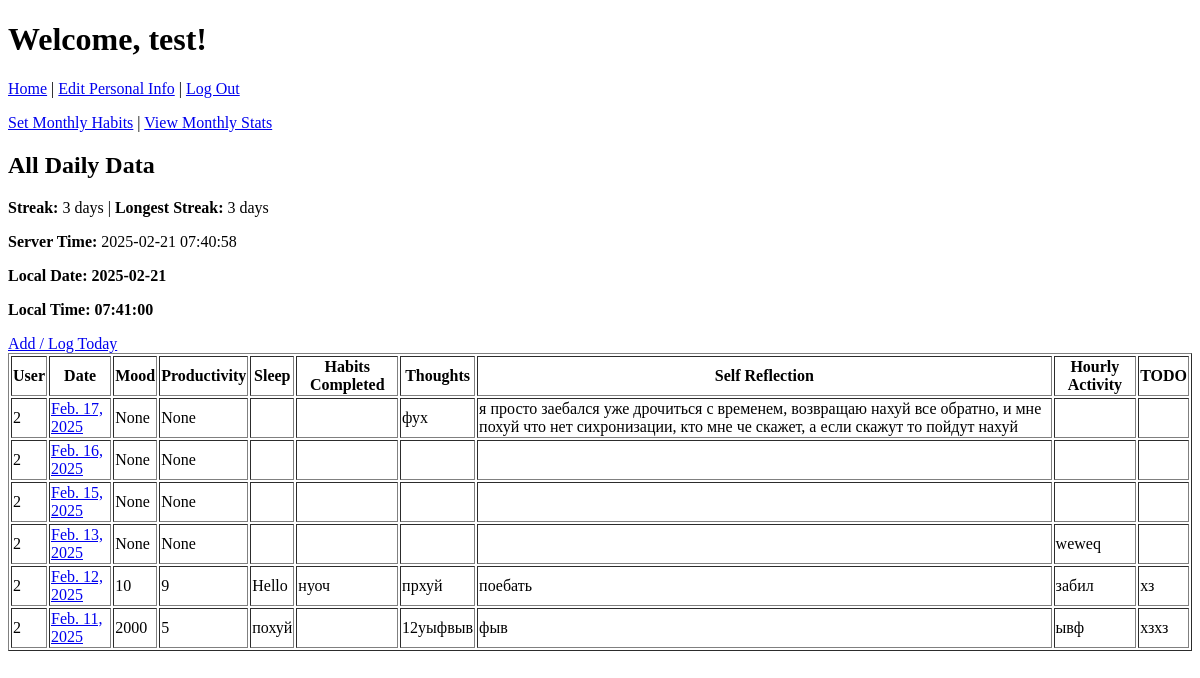
Page / (signed in) on the earlier database version.
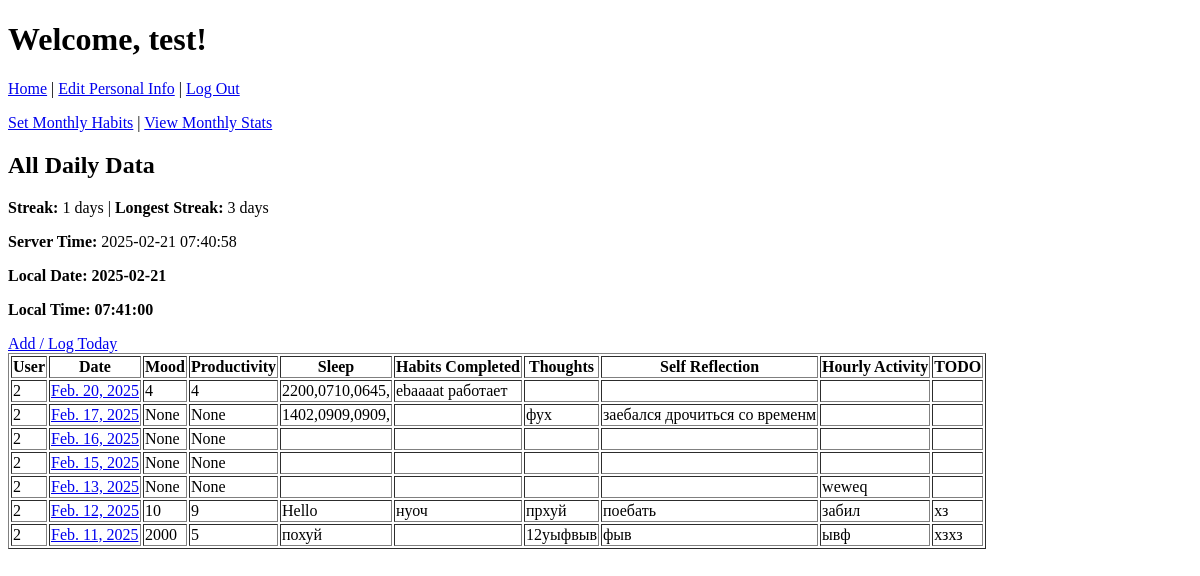
Same page on the later database version.
### mainpage/models.py (models this page shows, shortened)
class DailyData(models.Model):
    user_id = models.IntegerField()
    date = models.DateField()
    mood_rating = models.IntegerField(null=True, blank=True)
    productivity_score = models.IntegerField(null=True, blank=True)
    sleep = models.TextField(null=True, blank=True)
    habits_completed = models.TextField(null=True, blank=True)
    thoughts = models.TextField(null=True, blank=True)
    self_reflection = models.TextField(null=True, blank=True)
    hourly_activity_logging = models.TextField(null=True, blank=True)
    todo = models.TextField(null=True, blank=True)
    class Meta:
        unique_together = ("user_id", "date")

### mainpage/views.py (the view)
# urls.py: path('', main_page_view, name='main_page'),
@login_required
def main_page_view(request):
    all_data = DailyData.objects.filter(user_id=request.user.id).order_by('-date')
    streak_obj, _ = Streak.objects.get_or_create(user_id=request.user.id)
    streak_data = streak_obj.streak_data or {}
    server_time = now()
    context = {
        "all_data": all_data,
        "username": request.user.username,
        "current_streak": streak_data.get("current_streak", 0),
        "longest_streak": streak_data.get("longest_streak", 0),
        "server_time": server_time,
    }
    return render(request, 'mainpage/main.html', context)

### mainpage/templates/mainpage/main.html (shortened to what this page needs)
{% extends "authapp/mainpage.html" %}
{% load static %}
{% block content %}
<h2>All Daily Data</h2>
<p><strong>Streak:</strong> {{ current_streak }} days  |
   <strong>Longest Streak:</strong> {{ longest_streak }} days
</p>
<p><strong>Server Time:</strong> {{ server_time|date:"Y-m-d H:i:s" }}</p>
<p id="local-date" style="font-weight:bold;">Date: --</p>
<p id="local-time" style="font-weight:bold;">Time: --:--:--</p>
<a id="log-today-link" href="#">Add / Log Today</a>
<table border="1">
    <tr>
        <th>User</th>
        <th>Date</th>
        <th>Mood</th>
        <th>Productivity</th>
        <th>Sleep</th>
        <th>Habits Completed</th>
        <th>Thoughts</th>
        <th>Self Reflection</th>
        <th>Hourly Activity</th>
        <th>TODO</th>
    </tr>
    {% for row in all_data %}
    <tr>
        <td>{{ row.user_id }}</td>
        <td>
            <a href="{% url 'day_view' year=row.date.year month=row.date.month day=row.date.day %}">
                {{ row.date }}
            </a>
        </td>
        <td>{{ row.mood_rating }}</td>
        <td>{{ row.productivity_score }}</td>
        <td>{{ row.sleep }}</td>
        <td>{{ row.habits_completed }}</td>
        <td>{{ row.thoughts }}</td>
        <td>{{ row.self_reflection }}</td>
        <td>{{ row.hourly_activity_logging }}</td>
        <td>{{ row.todo }}</td>
    </tr>
    {% empty %}
    <tr>
      <td colspan="10">No records found.</td>
    </tr>
    {% endfor %}
</table>
{% endblock %}

Differences in the rows shown:
added DailyData: user_id "2", date "Feb. 20, 2025", mood_rating "4", productivity_score "4", sleep "2200,0710,0645,", habits_completed "ebaaaat работает"
changed DailyData "фух": sleep (not shown) → "1402,0909,0909,"; self_reflection "я просто заебался уже дрочиться с временем, возвращаю нахуй все обратно, и мне похуй что нет сихронизации, кто мне че скажет, а если скажут то пойдут нахуй" → "заебался дрочиться со временм"
Other differences:
{{ current_streak }}: "3" → "1"
